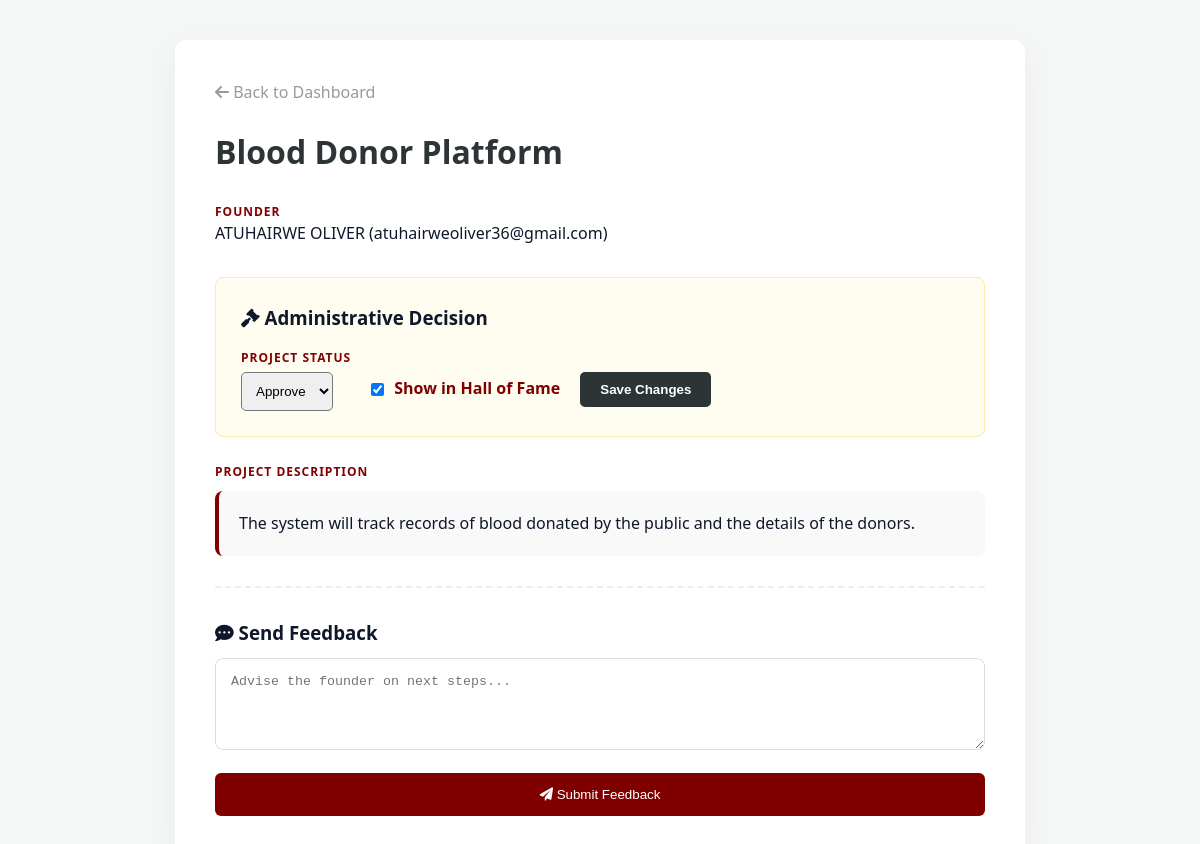
Page /manage_project.php?id=4 (signed in) on the committed database.
### tables this page shows
CREATE TABLE `innovations` (
  `id` int(11) NOT NULL,
  `user_id` int(11) NOT NULL,
  `title` varchar(200) NOT NULL,
  `short_description` varchar(255) DEFAULT NULL,
  `long_description` text DEFAULT NULL,
  `industry` varchar(100) DEFAULT NULL,
  `stage` enum('Ideation','MVP','Market Ready','Scaling') DEFAULT 'Ideation',
  `logo_url` varchar(255) DEFAULT 'default_logo.png',
  `is_featured` tinyint(1) DEFAULT 0,
  `status` enum('pending','approved','rejected') DEFAULT 'pending',
  `created_at` timestamp NOT NULL DEFAULT current_timestamp()
);

CREATE TABLE `users` (
  `id` int(11) NOT NULL,
  `full_name` varchar(100) NOT NULL,
  `email` varchar(150) NOT NULL,
  `password_hash` varchar(255) NOT NULL,
  `role` enum('admin','innovator','mentor') DEFAULT 'innovator',
  `created_at` timestamp NOT NULL DEFAULT current_timestamp()
);

### manage_project.php (the view, shortened to what this page needs)
<?php
include 'db.php';
$id = mysqli_real_escape_string($conn, $_GET['id']);
$query = $conn->query("SELECT i.*, u.full_name, u.email, u.id as founder_id FROM innovations i
                       JOIN users u ON i.user_id = u.id WHERE i.id = '$id'");
$project = $query->fetch_assoc();
?>
<!DOCTYPE html>
<html lang="en">
<head>
    <link rel="stylesheet" href="css/style.css">
    <link rel="stylesheet" href="https://cdnjs.cloudflare.com/ajax/libs/font-awesome/6.0.0/css/all.min.css">
</head>
<body>
    <div class="detail-card">
        <a href="admin_dashboard.php" style="text-decoration:none; color:#999;"><i class="fas fa-arrow-left"></i> Back to Dashboard</a>
        <h1 style="margin-top:20px; color: #2d3436;"><?php echo htmlspecialchars($project['title']); ?></h1>
        <span class="label">Founder</span>
        <p><?php echo htmlspecialchars($project['full_name']); ?> (<?php echo htmlspecialchars($project['email']); ?>)</p>
        <div class="action-panel">
            <h3><i class="fas fa-gavel"></i> Administrative Decision</h3>
            <form method="POST" style="margin-top: 15px; display: flex; flex-wrap: wrap; gap: 20px; align-items: center;">
                <div>
                    <label class="label" style="margin:0;">Project Status</label>
                    <select name="status" style="padding: 10px; border-radius: 5px; margin-top: 5px;">
                        <option value="approved" <?php if($project['status'] == 'approved') echo 'selected'; ?>>Approve</option>
                    </select>
                </div>
                <div style="display:flex; align-items:center; gap: 10px; margin-top: 20px;">
                    <input type="checkbox" name="is_featured" value="1" id="feat" <?php if($project['is_featured']) echo 'checked'; ?>>
                    <label for="feat" style="font-weight:bold; color:var(--maroon);">Show in Hall of Fame</label>
                </div>
                <button type="submit" name="update_status" class="btn-status" style="margin-top: 20px;">Save Changes</button>
            </form>
        </div>
        <span class="label">Project Description</span>
        <div class="desc-box"><?php echo nl2br(htmlspecialchars($project['short_description'])); ?></div>
        <div class="compose-box">
            <h3><i class="fas fa-comment-dots"></i> Send Feedback</h3>
            <form method="POST">
                <textarea name="message_text" rows="4" placeholder="Advise the founder on next steps..." required></textarea>
                <button type="submit" name="send_internal_msg" class="btn-send">
                    <i class="fas fa-paper-plane"></i> Submit Feedback
                </button>
            </form>
        </div>
    </div>
</body>
</html>

### css/style.css (style rules this page uses)
:root { --maroon: #800000; --maroon-dark: #660000; --blue-black: #1a1a2e; --white: #ffffff; --black: #000000; --light-bg: #f8fafc; --text-main: #0f172a; --text-muted: #475569; --border-color: #e2e8f0; }
* { margin: 0; padding: 0; box-sizing: border-box; }
body { font-family: 'Segoe UI', Tahoma, Geneva, Verdana, sans-serif; line-height: 1.6; color: var(--text-main); background-color: var(--white); }

### manage_project.php (style rules this page uses)
body { background: #f4f7f6; padding: 40px; font-family: 'Segoe UI', sans-serif; }
.detail-card { background: white; padding: 40px; border-radius: 12px; max-width: 850px; margin: 0 auto; box-shadow: 0 10px 30px rgba(0,0,0,0.05); }
.label { font-weight: bold; color: #800000; text-transform: uppercase; font-size: 0.75rem; display: block; margin-top: 25px; letter-spacing: 1px; }
.desc-box { background: #f9f9f9; padding: 20px; border-radius: 8px; border-left: 4px solid #800000; margin-top: 10px; line-height: 1.6; }
.action-panel { background: #fffcf0; padding: 25px; border-radius: 8px; border: 1px solid #ffeaa7; margin-top: 30px; }
.compose-box { margin-top: 30px; padding-top: 30px; border-top: 2px dashed #eee; }
textarea { width: 100%; padding: 15px; border: 1px solid #ddd; border-radius: 8px; margin-top: 10px; resize: vertical; }
.btn-status { background: #2d3436; color: white; border: none; padding: 10px 20px; border-radius: 5px; cursor: pointer; font-weight: 600; }
.btn-send { background: #800000; color: white; border: none; padding: 14px 28px; border-radius: 6px; cursor: pointer; width: 100%; margin-top: 15px; }

### rows in the picture
innovations: title "Blood Donor Platform", user.full_name "ATUHAIRWE OLIVER", user.email "atuhairweoliver36@gmail.com", status "Approve", is_featured "☑", short_description "The system will track records of blood donated by the public and the details of the donors."
